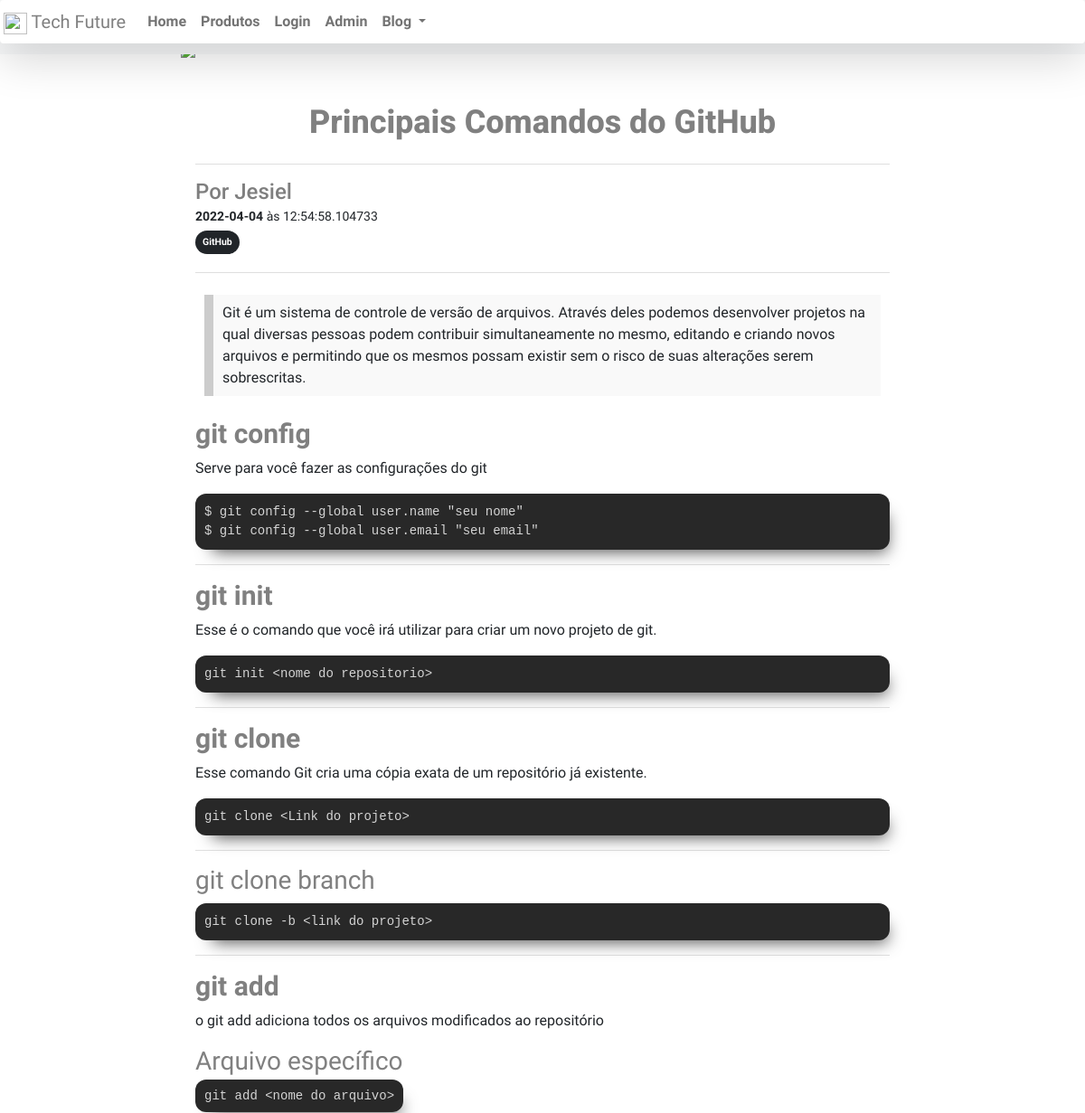
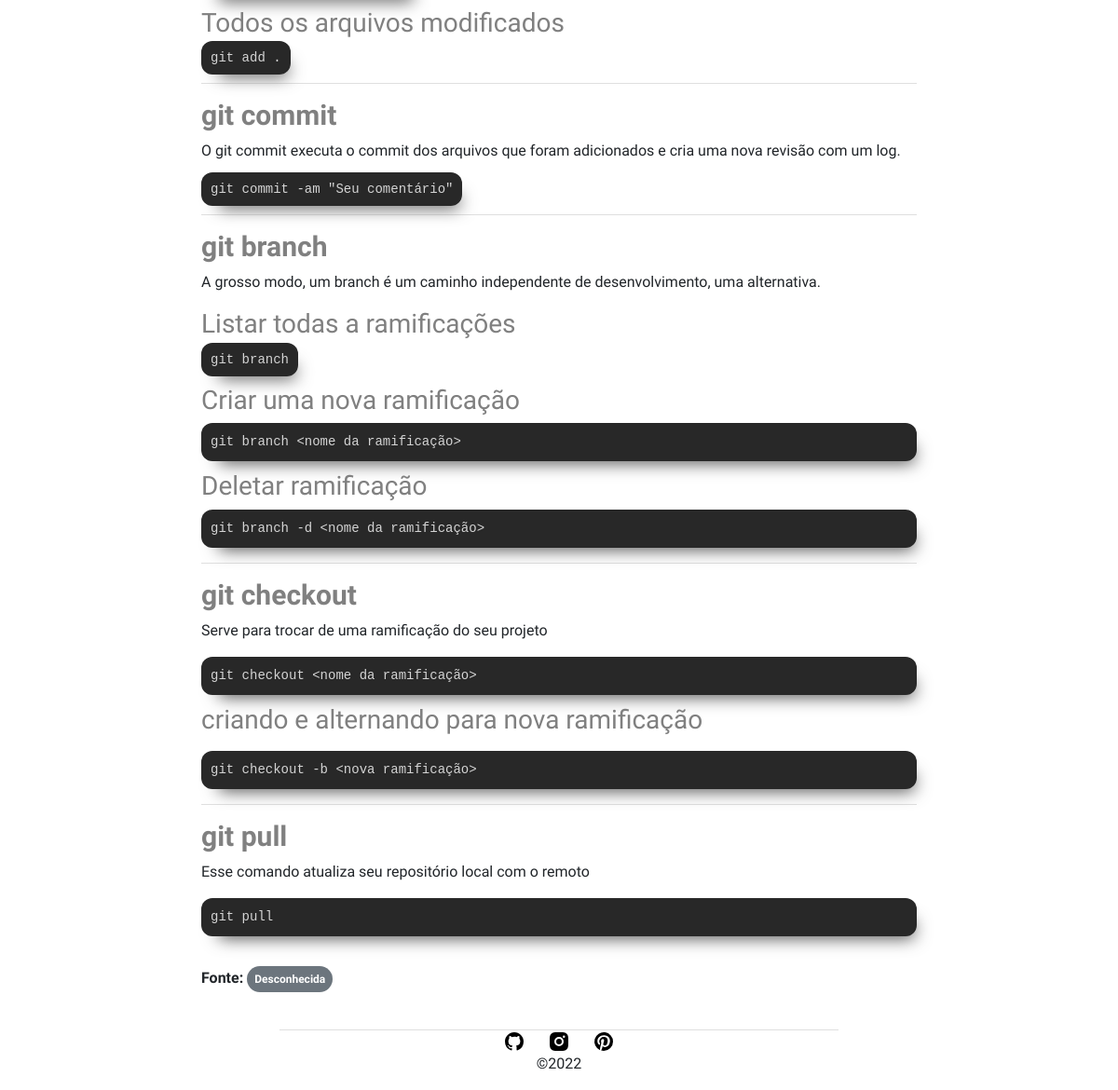
Page /ver_post/principais-comandos-github on the committed database (2 pictures, top to bottom).
### tables this page shows
CREATE TABLE BLOG_POSTS (id integer NOT NULL PRIMARY KEY AUTOINCREMENT, title varchar (255) NOT NULL, slug varchar (255) NOT NULL UNIQUE, body text NOT NULL, created_at date NOT NULL, updated date NOT NULL, author_id integer NOT NULL REFERENCES auth_user (id) DEFERRABLE INITIALLY DEFERRED, image varchar (255) NOT NULL, categoria varchar (255) NOT NULL, fontes varchar (255) NOT NULL, hora time NOT NULL);

### main.py (the view)
@app.route('/ver_post/<string:slug>', methods=["POST", "GET"])
def ver_post(slug):
  if request.method == 'POST':
    slug = slug
  conn = sqlite3.connect('db.sqlite3')
  conn.row_factory=sqlite3.Row
  cursor = conn.cursor()
  cursor.execute("select * from BLOG_POSTS where slug=?", (slug,))
  data = cursor.fetchone()
  cursor2=conn.cursor()
  cursor2.execute("select * from auth_user where id=?", (data['author_id'],))
  autor = cursor2.fetchone()
  return render_template('blog/show_post.html', post=data, autor = autor)

### templates/blog/show_post.html (shortened to what this page needs)
{% extends 'base.html' %}
{% block content %}
<div style="min-width: 300px; max-width: 800px;" class="card-body container-fluid">
<h2 id="post-title" class="card-title text-center mb-4 ">{{post.title}}</h2>
<div id="info" style="margin: auto;" class="">
<hr>
<h4 class="text-black-50 mb-0" id="autor">Por {{ autor.username }}</h4>
<div class=" ">
<small class="mt-0">
  <strong>{{ post.created_at }}</strong> às {{post.hora  }}
</small><br>
<small class="mt-0">
	<a href="#"><span class="badge rounded-pill bg-dark p-2 mt-1 mb-1 ">{{ post.categoria }}</span></a>
</small>
</div>
<hr>
</div>
<div>
<p class="" id="post-body">{% autoescape off  %}
    {{ post.body }}
{% endautoescape %}</p>
    <strong>Fonte: </strong><a href="#"><span class="badge rounded-pill bg-secondary p-2 mt-3  ">{{ post.fontes }}</span></a>
</div>
{% endblock %}

### static/css/style.css (style rules this page uses)
:root { --radius-top: 0px; }
body { font-family: 'M PLUS 1', sans-serif; }
a { text-decoration: none; }
h1, h2, h3, h4, h5, h6 { font-family: 'M PLUS 1', sans-serif; color: grey ; display: absolute; }
p { font-family: 'M PLUS 1', sans-serif; }
#post-title { color: dark; font-family: 'Roboto', sans-serif; font-size: 36px; display: absolute; font-weight: 800; }
#autor { font-family: 'Roboto', sans-serif; color: grey ; font-style: bold; }
hr { color: grey; }
a { text-decoration: none; text-indent: inherit; color: black; }
blockquote { background: #f9f9f9; border-left: 10px solid #ccc; margin: 1.5em 10px; padding: 0.5em 10px; quotes: "\201C""\201D""\2018""\2019"; }
blockquote p { display: inline; }
pre, code { background-color: #282828; color: #d4d4d4; border-radius: 12px; padding: 10px; text-align: start; margin-bottom: 10px; display: flex-start; box-shadow: 8px 13px 18px -11px rgba(0,0,0,0.7); }
h2 { margin-top: 10px; font-weight: 800; font-size: 30px; }
h3 { font-weight: 100; }

### rows in the picture
BLOG_POSTS: title "Principais Comandos do GitHub", created_at "2022-04-04", hora "12:54:58.104733", categoria "GitHub", body "Git é um sistema de controle de versão de arquivos. Através deles podemos desenvolver projetos na qual diversas pessoas podem contribuir simultaneamente no mesmo, editando e criando novos arquivos e permitindo que os mesmos possam existir sem o risco de suas alterações serem sobrescritas. git config Serve para você fazer as configurações do git $ git config --global user.name \"seu nome\" $ git config --global user.email \"seu email\" git init Esse é o comando que você irá utilizar para criar um novo projeto de git. git init <nome do repositorio> git clone Esse comando Git cria uma cópia exata de um repositório já existente. git clone <Link do projeto> git clone branch git clone -b <link do…", fontes "Desconhecida"

### other values in the picture
{{ autor.username }} "Jesiel"
